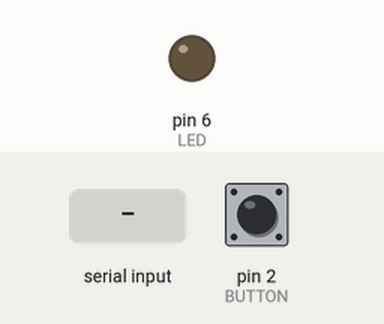
A sketch run on a simulated Arduino Uno, built with avr-gcc and run on an emulated ATmega328P. Parts: output pins drawn as LEDs (lit = HIGH). The inputs (shaded band) are chosen by the test bench; at power-on: pin 2 (BUTTON) LOW. What the sketch prints to the serial monitor is not drawn.

Above: at 1.0 s.
1.1 s: "1" received over Serial
At 2.6 s:
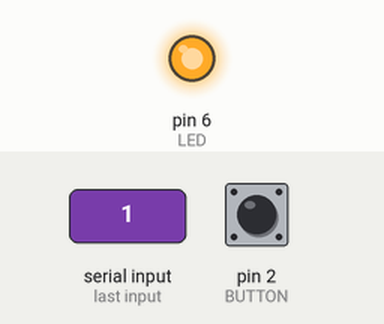
Timing chart, 0 to 4.1 s (numbered marks = the images above; inputs shaded):
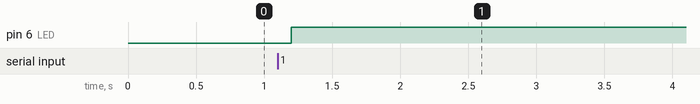

The sketch:

ex12_08_a.ino
```cpp
// 아두이노: 인터럽트 방식
// 마우스 클릭값 수신, 푸시버튼 클릭값 송신

#define BUTTON 2
#define LED 6

void setup() {
  pinMode(BUTTON, INPUT);
  pinMode(LED, OUTPUT);
  Serial.begin(9600);
  while (Serial.available() == 0) {
    Serial.write('A');	// 시작신호 전송
    delay(300);		// 0.3초 대기
  }
}

void loop() { }

// 수신값이 있으면 자동 호출
void serialEvent() {
  int value1 = Serial.read(); 	// 수신
  digitalWrite(LED, value1);
  int value2 = digitalRead(BUTTON);
  Serial.write(value2);		// 송신
}
```

Measured:
- after the input at 1.1 s, pin 6 (LED): LOW → HIGH after 0.10 s
